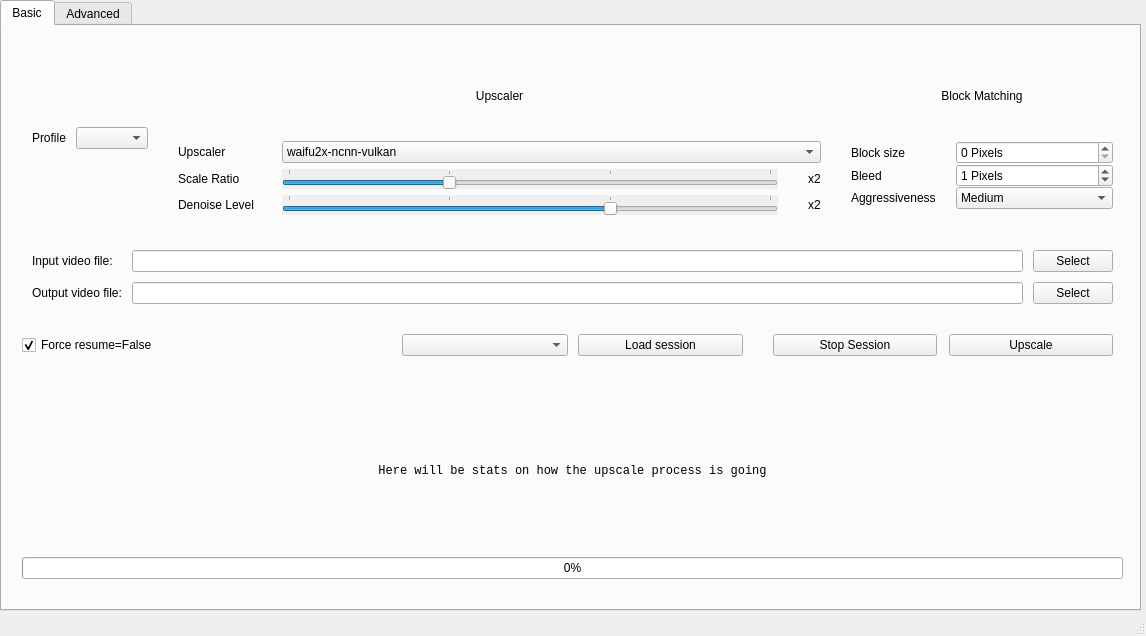
<?xml version="1.0" encoding="UTF-8"?>
<ui version="4.0">
 <class>MainWindow</class>
 <widget class="QMainWindow" name="MainWindow">
  <property name="geometry">
   <rect>
    <x>0</x>
    <y>0</y>
    <width>1146</width>
    <height>636</height>
   </rect>
  </property>
  <property name="mouseTracking">
   <bool>false</bool>
  </property>
  <property name="windowTitle">
   <string>Dandere2x</string>
  </property>
  <widget class="QWidget" name="centralwidget">
   <widget class="QTabWidget" name="tabWidget">
    <property name="geometry">
     <rect>
      <x>0</x>
      <y>0</y>
      <width>1141</width>
      <height>611</height>
     </rect>
    </property>
    <property name="currentIndex">
     <number>0</number>
    </property>
    <property name="usesScrollButtons">
     <bool>true</bool>
    </property>
    <widget class="QWidget" name="tab_3">
     <attribute name="title">
      <string>Basic</string>
     </attribute>
     <widget class="QWidget" name="verticalLayoutWidget_6">
      <property name="geometry">
       <rect>
        <x>0</x>
        <y>0</y>
        <width>1141</width>
        <height>573</height>
       </rect>
      </property>
      <layout class="QVBoxLayout" name="verticalLayout_6">
       <property name="spacing">
        <number>10</number>
       </property>
       <property name="margin">
        <number>10</number>
       </property>
       <item>
        <layout class="QHBoxLayout" name="horizontalLayout_6">
         <property name="margin">
          <number>10</number>
         </property>
         <item>
          <layout class="QHBoxLayout" name="horizontalLayout_5">
           <property name="margin">
            <number>10</number>
           </property>
           <item>
            <widget class="QLabel" name="label_14">
             <property name="text">
              <string>Profile</string>
             </property>
            </widget>
           </item>
           <item>
            <widget class="QComboBox" name="profile">
             <property name="toolTip">
              <string>&lt;html&gt;&lt;head/&gt;&lt;body&gt;&lt;p&gt;Which profile to configure this GUI settings on (basically a preset), see &amp;quot;profiles&amp;quot; directory for adding, modifying, removing.&lt;/p&gt;&lt;/body&gt;&lt;/html&gt;</string>
             </property>
             <property name="sizeAdjustPolicy">
              <enum>QComboBox::AdjustToContentsOnFirstShow</enum>
             </property>
            </widget>
           </item>
          </layout>
         </item>
         <item>
          <layout class="QVBoxLayout" name="verticalLayout_3">
           <property name="spacing">
            <number>6</number>
           </property>
           <property name="margin">
            <number>10</number>
           </property>
           <item>
            <widget class="QLabel" name="label_13">
             <property name="enabled">
              <bool>true</bool>
             </property>
             <property name="text">
              <string>Upscaler</string>
             </property>
             <property name="scaledContents">
              <bool>false</bool>
             </property>
             <property name="alignment">
              <set>Qt::AlignCenter</set>
             </property>
             <property name="wordWrap">
              <bool>false</bool>
             </property>
             <property name="margin">
              <number>-1</number>
             </property>
             <property name="indent">
              <number>-1</number>
             </property>
            </widget>
           </item>
           <item>
            <layout class="QFormLayout" name="formLayout">
             <property name="horizontalSpacing">
              <number>28</number>
             </property>
             <item row="0" column="0">
              <widget class="QLabel" name="label">
               <property name="text">
                <string>Upscaler</string>
               </property>
              </widget>
             </item>
             <item row="0" column="1">
              <widget class="QComboBox" name="upscaler">
               <property name="toolTip">
                <string>&lt;html&gt;&lt;head/&gt;&lt;body&gt;&lt;p&gt;The upscaler Dandere2x will use.&lt;/p&gt;&lt;p&gt;Please have it either downloaded into externals (Windows + Linux) or installed on your system (Linux) before using it.&lt;/p&gt;&lt;p&gt;For anime Waifu2x works better.&lt;/p&gt;&lt;p&gt;RealSR is painfully slow.&lt;/p&gt;&lt;p&gt;SRMD is a &amp;quot;20%~ faster Waifu2x&amp;quot; with less detail overhaul but with denoise=10 the images are butter smooth. USE BLEED=2 AT MINIMUM WITH SRMD. &lt;/p&gt;&lt;p&gt;See wiki on upscalers on main repository page for more information.&lt;/p&gt;&lt;/body&gt;&lt;/html&gt;</string>
               </property>
               <property name="editable">
                <bool>false</bool>
               </property>
               <item>
                <property name="text">
                 <string>waifu2x-ncnn-vulkan</string>
                </property>
               </item>
               <item>
                <property name="text">
                 <string>waifu2x-converter-cpp</string>
                </property>
               </item>
               <item>
                <property name="text">
                 <string>srmd-ncnn-vulkan</string>
                </property>
               </item>
               <item>
                <property name="text">
                 <string>realsr-ncnn-vulkan</string>
                </property>
               </item>
               <item>
                <property name="text">
                 <string>fake</string>
                </property>
               </item>
              </widget>
             </item>
             <item row="1" column="0">
              <widget class="QLabel" name="label_2">
               <property name="text">
                <string>Scale Ratio</string>
               </property>
              </widget>
             </item>
             <item row="1" column="1">
              <layout class="QHBoxLayout" name="horizontalLayout">
               <property name="spacing">
                <number>30</number>
               </property>
               <item>
                <widget class="QSlider" name="upscale_ratio">
                 <property name="acceptDrops">
                  <bool>false</bool>
                 </property>
                 <property name="toolTip">
                  <string>&lt;html&gt;&lt;head/&gt;&lt;body&gt;&lt;p&gt;Upscale ratio the upscaler will upscale.&lt;/p&gt;&lt;p&gt;This slider will auto limit itself based on which upscaler you choose.&lt;/p&gt;&lt;p&gt;&lt;br/&gt;&lt;/p&gt;&lt;/body&gt;&lt;/html&gt;</string>
                 </property>
                 <property name="autoFillBackground">
                  <bool>true</bool>
                 </property>
                 <property name="minimum">
                  <number>1</number>
                 </property>
                 <property name="maximum">
                  <number>4</number>
                 </property>
                 <property name="pageStep">
                  <number>1</number>
                 </property>
                 <property name="value">
                  <number>2</number>
                 </property>
                 <property name="orientation">
                  <enum>Qt::Horizontal</enum>
                 </property>
                 <property name="tickPosition">
                  <enum>QSlider::TicksAbove</enum>
                 </property>
                </widget>
               </item>
               <item>
                <widget class="QLabel" name="upscale_label">
                 <property name="text">
                  <string>x2</string>
                 </property>
                </widget>
               </item>
              </layout>
             </item>
             <item row="2" column="0">
              <widget class="QLabel" name="label_3">
               <property name="text">
                <string>Denoise Level</string>
               </property>
              </widget>
             </item>
             <item row="2" column="1">
              <layout class="QHBoxLayout" name="horizontalLayout_2">
               <property name="spacing">
                <number>30</number>
               </property>
               <item>
                <widget class="QSlider" name="denoise_level">
                 <property name="acceptDrops">
                  <bool>false</bool>
                 </property>
                 <property name="toolTip">
                  <string>&lt;html&gt;&lt;head/&gt;&lt;body&gt;&lt;p&gt;Denoise level (if any) the upscaler will use.&lt;/p&gt;&lt;p&gt;This slider auto limits itself based on the upscaler you use.&lt;/p&gt;&lt;p&gt;Higher values generally speaking yields more plastic images while lower values less smooth edges and more &amp;quot;detail&amp;quot;.&lt;/p&gt;&lt;p&gt;See wiki on settings on main repository page for more information.&lt;/p&gt;&lt;p&gt;&lt;br/&gt;&lt;/p&gt;&lt;/body&gt;&lt;/html&gt;</string>
                 </property>
                 <property name="autoFillBackground">
                  <bool>true</bool>
                 </property>
                 <property name="maximum">
                  <number>3</number>
                 </property>
                 <property name="pageStep">
                  <number>1</number>
                 </property>
                 <property name="value">
                  <number>2</number>
                 </property>
                 <property name="sliderPosition">
                  <number>2</number>
                 </property>
                 <property name="orientation">
                  <enum>Qt::Horizontal</enum>
                 </property>
                 <property name="invertedAppearance">
                  <bool>false</bool>
                 </property>
                 <property name="invertedControls">
                  <bool>false</bool>
                 </property>
                 <property name="tickPosition">
                  <enum>QSlider::TicksAbove</enum>
                 </property>
                 <property name="tickInterval">
                  <number>0</number>
                 </property>
                </widget>
               </item>
               <item>
                <widget class="QLabel" name="denoise_label">
                 <property name="text">
                  <string>x2</string>
                 </property>
                </widget>
               </item>
              </layout>
             </item>
            </layout>
           </item>
          </layout>
         </item>
         <item>
          <layout class="QVBoxLayout" name="verticalLayout_2">
           <property name="spacing">
            <number>6</number>
           </property>
           <property name="margin">
            <number>10</number>
           </property>
           <item>
            <widget class="QLabel" name="label_12">
             <property name="text">
              <string>Block Matching</string>
             </property>
             <property name="alignment">
              <set>Qt::AlignCenter</set>
             </property>
            </widget>
           </item>
           <item>
            <layout class="QFormLayout" name="formLayout_2">
             <property name="horizontalSpacing">
              <number>20</number>
             </property>
             <property name="verticalSpacing">
              <number>0</number>
             </property>
             <item row="0" column="0">
              <widget class="QLabel" name="label_5">
               <property name="text">
                <string>Block size</string>
               </property>
              </widget>
             </item>
             <item row="0" column="1">
              <widget class="QSpinBox" name="block_size">
               <property name="toolTip">
                <string>&lt;html&gt;&lt;head/&gt;&lt;body&gt;&lt;p&gt;What block size Dandere2x will split and process the video on.&lt;/p&gt;&lt;p&gt;Number 0 is &amp;quot;auto&amp;quot; block size.&lt;/p&gt;&lt;p&gt;See wiki on settings on main repository page for more information&lt;/p&gt;&lt;/body&gt;&lt;/html&gt;</string>
               </property>
               <property name="autoFillBackground">
                <bool>false</bool>
               </property>
               <property name="suffix">
                <string> Pixels</string>
               </property>
               <property name="minimum">
                <number>0</number>
               </property>
               <property name="maximum">
                <number>100000</number>
               </property>
              </widget>
             </item>
             <item row="1" column="0">
              <widget class="QLabel" name="label_8">
               <property name="text">
                <string>Bleed</string>
               </property>
              </widget>
             </item>
             <item row="1" column="1">
              <widget class="QSpinBox" name="bleed">
               <property name="toolTip">
                <string>&lt;html&gt;&lt;head/&gt;&lt;body&gt;&lt;p&gt;An &amp;quot;over crop&amp;quot; of the block, prevents blockiness.&lt;/p&gt;&lt;p&gt;Values should not be set higher than 3 generally.&lt;/p&gt;&lt;p&gt;Increases upscale times exponentially.&lt;/p&gt;&lt;p&gt;See wiki on settings on main repository page for more information.&lt;/p&gt;&lt;p&gt;&lt;br/&gt;&lt;/p&gt;&lt;/body&gt;&lt;/html&gt;</string>
               </property>
               <property name="suffix">
                <string> Pixels</string>
               </property>
               <property name="maximum">
                <number>10</number>
               </property>
               <property name="value">
                <number>1</number>
               </property>
              </widget>
             </item>
             <item row="2" column="0">
              <widget class="QLabel" name="label_19">
               <property name="text">
                <string>Aggressiveness</string>
               </property>
              </widget>
             </item>
             <item row="2" column="1">
              <widget class="QComboBox" name="aggressiveness">
               <property name="toolTip">
                <string>&lt;html&gt;&lt;head/&gt;&lt;body&gt;&lt;p&gt;How aggressive the block matching is, if you have a slowly moving video, a higher value is recommended, with more static videos such as anime or cartoon, medium or low should do it.&lt;/p&gt;&lt;p&gt;Heavily impacts final quality and upscale time, lower values can make blocks very visible and annoying.&lt;/p&gt;&lt;p&gt;Custom values let you chose its aggressiveness on the advanced tab.&lt;/p&gt;&lt;p&gt;&amp;quot;Medium&amp;quot; should be good in a general context.&lt;br/&gt;&lt;/p&gt;&lt;/body&gt;&lt;/html&gt;</string>
               </property>
               <property name="editable">
                <bool>false</bool>
               </property>
               <property name="currentText" stdset="0">
                <string>Medium</string>
               </property>
               <property name="currentIndex">
                <number>1</number>
               </property>
               <item>
                <property name="text">
                 <string>High</string>
                </property>
               </item>
               <item>
                <property name="text">
                 <string>Medium</string>
                </property>
               </item>
               <item>
                <property name="text">
                 <string>Low</string>
                </property>
               </item>
               <item>
                <property name="text">
                 <string>Custom (advanced tab)</string>
                </property>
               </item>
              </widget>
             </item>
            </layout>
           </item>
          </layout>
         </item>
        </layout>
       </item>
       <item>
        <layout class="QGridLayout" name="gridLayout">
         <property name="leftMargin">
          <number>20</number>
         </property>
         <property name="rightMargin">
          <number>20</number>
         </property>
         <item row="0" column="0">
          <widget class="QLabel" name="label_10">
           <property name="text">
            <string>Input video file:</string>
           </property>
          </widget>
         </item>
         <item row="1" column="2">
          <widget class="QPushButton" name="select_output">
           <property name="toolTip">
            <string>Pop up to select the path for a video output</string>
           </property>
           <property name="text">
            <string>Select</string>
           </property>
          </widget>
         </item>
         <item row="1" column="1">
          <widget class="QLineEdit" name="output">
           <property name="toolTip">
            <string>Output (final) video save location path</string>
           </property>
           <property name="text">
            <string/>
           </property>
           <property name="alignment">
            <set>Qt::AlignLeading|Qt::AlignLeft|Qt::AlignVCenter</set>
           </property>
          </widget>
         </item>
         <item row="1" column="0">
          <widget class="QLabel" name="label_11">
           <property name="text">
            <string>Output video file:</string>
           </property>
          </widget>
         </item>
         <item row="0" column="2">
          <widget class="QPushButton" name="select_input">
           <property name="toolTip">
            <string>Pop up to select the path for a video input</string>
           </property>
           <property name="text">
            <string>Select</string>
           </property>
          </widget>
         </item>
         <item row="0" column="1">
          <widget class="QLineEdit" name="input">
           <property name="toolTip">
            <string>Input video path</string>
           </property>
           <property name="alignment">
            <set>Qt::AlignLeading|Qt::AlignLeft|Qt::AlignVCenter</set>
           </property>
          </widget>
         </item>
        </layout>
       </item>
       <item>
        <layout class="QHBoxLayout" name="horizontalLayout_7">
         <property name="spacing">
          <number>10</number>
         </property>
         <property name="margin">
          <number>10</number>
         </property>
         <item>
          <widget class="QCheckBox" name="force">
           <property name="toolTip">
            <string>&lt;html&gt;&lt;head/&gt;&lt;body&gt;&lt;p&gt;When clicking on &amp;quot;Upscale&amp;quot;, delete the session folder with the video filename if it exists, for resuming preferably use the Load Session button.&lt;/p&gt;&lt;p&gt;If you have this option off and input a video filename which already exists a session folder, it'll try to resume it.&lt;/p&gt;&lt;/body&gt;&lt;/html&gt;</string>
           </property>
           <property name="text">
            <string>Force resume=False</string>
           </property>
           <property name="checked">
            <bool>true</bool>
           </property>
          </widget>
         </item>
         <item>
          <layout class="QHBoxLayout" name="horizontalLayout_3">
           <property name="margin">
            <number>10</number>
           </property>
           <item>
            <widget class="QComboBox" name="available_resume_session">
             <property name="toolTip">
              <string>&lt;html&gt;&lt;head/&gt;&lt;body&gt;&lt;p&gt;Found resumable sessions on sessions_folder set on directories.yaml.&lt;/p&gt;&lt;p&gt;Click the Load Session button to resume the one listed on this combobox.&lt;/p&gt;&lt;/body&gt;&lt;/html&gt;</string>
             </property>
            </widget>
           </item>
           <item>
            <widget class="QPushButton" name="load_session">
             <property name="enabled">
              <bool>true</bool>
             </property>
             <property name="toolTip">
              <string>&lt;html&gt;&lt;head/&gt;&lt;body&gt;&lt;p&gt;Tries to resume the listed session on the combobox at the left.&lt;/p&gt;&lt;p&gt;&amp;quot;null&amp;quot; is None, ignore, don't resume anything.&lt;/p&gt;&lt;/body&gt;&lt;/html&gt;</string>
             </property>
             <property name="text">
              <string>Load session</string>
             </property>
             <property name="checkable">
              <bool>false</bool>
             </property>
            </widget>
           </item>
          </layout>
         </item>
         <item>
          <layout class="QHBoxLayout" name="horizontalLayout_8">
           <property name="spacing">
            <number>12</number>
           </property>
           <property name="margin">
            <number>10</number>
           </property>
           <item>
            <widget class="QPushButton" name="stop_session">
             <property name="enabled">
              <bool>true</bool>
             </property>
             <property name="toolTip">
              <string>&lt;html&gt;&lt;head/&gt;&lt;body&gt;&lt;p&gt;Stops the current session and saves progress.&lt;/p&gt;&lt;p&gt;WARNING: Don't stop too early because FFmpeg takes a bit to write the first bit of the images piped video and it will destroy the current buffer if it didn't &amp;quot;flushed&amp;quot; the starting ones into the partial video.&lt;/p&gt;&lt;p&gt;In other words, check if the size of $session$/partial/biggest_number.mkv is at least 100 kB or so.&lt;/p&gt;&lt;p&gt;This is an acknowledged issue regarding the partials video. Solution or research needed.&lt;/p&gt;&lt;/body&gt;&lt;/html&gt;</string>
             </property>
             <property name="text">
              <string>Stop Session</string>
             </property>
             <property name="checkable">
              <bool>false</bool>
             </property>
            </widget>
           </item>
           <item>
            <widget class="QPushButton" name="start_session">
             <property name="toolTip">
              <string>With the settings configured on this GUI, start a session, its name will be the filename of the input video.</string>
             </property>
             <property name="text">
              <string>Upscale</string>
             </property>
             <property name="checkable">
              <bool>false</bool>
             </property>
             <property name="checked">
              <bool>false</bool>
             </property>
            </widget>
           </item>
          </layout>
         </item>
        </layout>
       </item>
       <item>
        <layout class="QVBoxLayout" name="verticalLayout_12">
         <property name="margin">
          <number>10</number>
         </property>
         <item>
          <widget class="QLabel" name="stats">
           <property name="font">
            <font>
             <family>Monospace</family>
            </font>
           </property>
           <property name="frameShape">
            <enum>QFrame::NoFrame</enum>
           </property>
           <property name="text">
            <string>&lt;html&gt;&lt;head/&gt;&lt;body&gt;&lt;p&gt;&lt;br/&gt;&lt;/p&gt;&lt;p&gt;Here will be stats on how the upscale process is going&lt;/p&gt;&lt;p&gt;&lt;br/&gt;&lt;/p&gt;&lt;/body&gt;&lt;/html&gt;</string>
           </property>
           <property name="alignment">
            <set>Qt::AlignCenter</set>
           </property>
          </widget>
         </item>
         <item>
          <widget class="QProgressBar" name="progress_bar">
           <property name="enabled">
            <bool>true</bool>
           </property>
           <property name="value">
            <number>0</number>
           </property>
          </widget>
         </item>
        </layout>
       </item>
      </layout>
     </widget>
    </widget>
    <widget class="QWidget" name="tab_4">
     <attribute name="title">
      <string>Advanced</string>
     </attribute>
     <widget class="QWidget" name="verticalLayoutWidget_7">
      <property name="geometry">
       <rect>
        <x>0</x>
        <y>0</y>
        <width>401</width>
        <height>305</height>
       </rect>
      </property>
      <layout class="QVBoxLayout" name="verticalLayout_7">
       <property name="margin">
        <number>10</number>
       </property>
       <item>
        <widget class="QLabel" name="label_18">
         <property name="text">
          <string>Block Matching / Dandere2x C++</string>
         </property>
         <property name="alignment">
          <set>Qt::AlignCenter</set>
         </property>
        </widget>
       </item>
       <item>
        <layout class="QFormLayout" name="formLayout_4">
         <property name="margin">
          <number>10</number>
         </property>
         <item row="0" column="0">
          <widget class="QLabel" name="label_6">
           <property name="text">
            <string>Dark threshold</string>
           </property>
          </widget>
         </item>
         <item row="0" column="1">
          <widget class="QDoubleSpinBox" name="dark_threshold">
           <property name="toolTip">
            <string>&lt;html&gt;&lt;head/&gt;&lt;body&gt;&lt;p&gt;Can only be set if aggressiveness is Custom.&lt;/p&gt;&lt;p&gt;See wiki on settings for more information, too complex to explain here.&lt;/p&gt;&lt;/body&gt;&lt;/html&gt;</string>
           </property>
           <property name="decimals">
            <number>4</number>
           </property>
           <property name="singleStep">
            <double>0.001000000000000</double>
           </property>
           <property name="value">
            <double>0.010000000000000</double>
           </property>
          </widget>
         </item>
         <item row="1" column="0">
          <widget class="QLabel" name="label_7">
           <property name="text">
            <string>Bright threshold</string>
           </property>
          </widget>
         </item>
         <item row="1" column="1">
          <widget class="QDoubleSpinBox" name="bright_threshold">
           <property name="toolTip">
            <string>&lt;html&gt;&lt;head/&gt;&lt;body&gt;&lt;p&gt;Can only be set if aggressiveness is Custom.&lt;/p&gt;&lt;p&gt;&lt;br/&gt;&lt;/p&gt;&lt;p&gt;See wiki on settings for more information, too complex to explain here.&lt;/p&gt;&lt;/body&gt;&lt;/html&gt;</string>
           </property>
           <property name="decimals">
            <number>4</number>
           </property>
           <property name="singleStep">
            <double>0.001000000000000</double>
           </property>
           <property name="value">
            <double>0.015000000000000</double>
           </property>
          </widget>
         </item>
         <item row="2" column="0">
          <widget class="QLabel" name="label_9">
           <property name="text">
            <string>Full frame threshold</string>
           </property>
          </widget>
         </item>
         <item row="2" column="1">
          <widget class="QDoubleSpinBox" name="fullframe_threshold">
           <property name="toolTip">
            <string>&lt;html&gt;&lt;head/&gt;&lt;body&gt;&lt;p&gt;If the residual &amp;quot;area&amp;quot; compared to the video frame &amp;quot;area&amp;quot; is at least this percentage, upscale the whole frame rather than building a residual.&lt;/p&gt;&lt;p&gt;If a frame 100x100 have a residual that is 120x120 because bleed, the residual will be the 100x100 frame itself because its area is bigger because bleed.&lt;/p&gt;&lt;p&gt;&amp;quot;0&amp;quot; can be seen as &amp;quot;full video frame by frame upscaled&amp;quot; as every frame will be considered &amp;quot;full upscale&amp;quot; needed as they are more than &amp;quot;at least 0%&amp;quot; of the area of the frame except when copying the last one.&lt;/p&gt;&lt;p&gt;&lt;br/&gt;&lt;/p&gt;&lt;/body&gt;&lt;/html&gt;</string>
           </property>
           <property name="suffix">
            <string> %</string>
           </property>
           <property name="decimals">
            <number>1</number>
           </property>
           <property name="minimum">
            <double>-1.000000000000000</double>
           </property>
           <property name="maximum">
            <double>100.000000000000000</double>
           </property>
           <property name="value">
            <double>80.000000000000000</double>
           </property>
          </widget>
         </item>
        </layout>
       </item>
       <item>
        <layout class="QVBoxLayout" name="verticalLayout">
         <property name="margin">
          <number>10</number>
         </property>
         <item>
          <widget class="QCheckBox" name="only_run_dandere2x_cpp">
           <property name="toolTip">
            <string>&lt;html&gt;&lt;head/&gt;&lt;body&gt;&lt;p&gt;On Dandere2x.run function, just call Dandere2x C++ and nothing else, wait for it to finish and quit.&lt;/p&gt;&lt;p&gt;Used for debugging / fun times with Dandere2x block matching.&lt;/p&gt;&lt;/body&gt;&lt;/html&gt;</string>
           </property>
           <property name="text">
            <string>Only run Dandere2x C++</string>
           </property>
          </widget>
         </item>
         <item>
          <widget class="QCheckBox" name="write_debug_video">
           <property name="toolTip">
            <string>&lt;html&gt;&lt;head/&gt;&lt;body&gt;&lt;p&gt;Write the debug video block matching process on the session folder of that input video.&lt;/p&gt;&lt;/body&gt;&lt;/html&gt;</string>
           </property>
           <property name="text">
            <string>Write debug video</string>
           </property>
          </widget>
         </item>
         <item>
          <widget class="QCheckBox" name="show_debug_video_realtime">
           <property name="toolTip">
            <string>&lt;html&gt;&lt;head/&gt;&lt;body&gt;&lt;p&gt;Show the block matching realtime and the last_matched frame as well.&lt;/p&gt;&lt;p&gt;Will block OpenCV to block match faster than the video fps.&lt;/p&gt;&lt;/body&gt;&lt;/html&gt;</string>
           </property>
           <property name="text">
            <string>Show debug video realtime</string>
           </property>
          </widget>
         </item>
         <item>
          <widget class="QCheckBox" name="show_block_matching_stats">
           <property name="toolTip">
            <string>&lt;html&gt;&lt;head/&gt;&lt;body&gt;&lt;p&gt;On the shell and status messages of the GUI, show block matching status such as total blocks, don't need upscaling, need upscaling about the video.&lt;/p&gt;&lt;/body&gt;&lt;/html&gt;</string>
           </property>
           <property name="text">
            <string>Show block matching full stats</string>
           </property>
          </widget>
         </item>
        </layout>
       </item>
      </layout>
     </widget>
     <widget class="QWidget" name="verticalLayoutWidget_8">
      <property name="geometry">
       <rect>
        <x>0</x>
        <y>310</y>
        <width>401</width>
        <height>110</height>
       </rect>
      </property>
      <layout class="QVBoxLayout" name="verticalLayout_8">
       <property name="spacing">
        <number>10</number>
       </property>
       <property name="margin">
        <number>10</number>
       </property>
       <item>
        <widget class="QLabel" name="label_20">
         <property name="enabled">
          <bool>true</bool>
         </property>
         <property name="text">
          <string>Upscaler</string>
         </property>
         <property name="scaledContents">
          <bool>false</bool>
         </property>
         <property name="alignment">
          <set>Qt::AlignCenter</set>
         </property>
         <property name="wordWrap">
          <bool>false</bool>
         </property>
         <property name="margin">
          <number>-1</number>
         </property>
         <property name="indent">
          <number>-1</number>
         </property>
        </widget>
       </item>
       <item>
        <layout class="QFormLayout" name="formLayout_6">
         <item row="0" column="0">
          <widget class="QLabel" name="label_4">
           <property name="text">
            <string>Tile Size</string>
           </property>
          </widget>
         </item>
         <item row="0" column="1">
          <widget class="QSpinBox" name="tile_size">
           <property name="toolTip">
            <string>&lt;html&gt;&lt;head/&gt;&lt;body&gt;&lt;p&gt;Tile size if the upscaler utilizes it, generally speaking higher values = more speed* and higher video memory usage.&lt;/p&gt;&lt;p&gt;Tile size = 200 (default) utilizes about 1 GB VRAM and about the same speed as tile size = 400 which uses about 4 GB.&lt;/p&gt;&lt;p&gt;&lt;br/&gt;&lt;/p&gt;&lt;p&gt;* the speed gains are a bit similar to a sigmoid function, bad speed on lower values that speeds up quite fast on low jumps on values and stagnates with few to none performance gain between a medium - high value. Search this function graph, interpret it as X = tile size and Y = speed of upscaling a image (higher = better)&lt;/p&gt;&lt;/body&gt;&lt;/html&gt;</string>
           </property>
           <property name="suffix">
            <string> Pixels</string>
           </property>
           <property name="maximum">
            <number>1000</number>
           </property>
           <property name="value">
            <number>200</number>
           </property>
          </widget>
         </item>
         <item row="1" column="0">
          <widget class="QLabel" name="label_26">
           <property name="toolTip">
            <string>Only applied on nihui's upscalers</string>
           </property>
           <property name="text">
            <string>load:proc:save</string>
           </property>
          </widget>
         </item>
         <item row="1" column="1">
          <widget class="QLineEdit" name="load_proc_save">
           <property name="toolTip">
            <string>&lt;html&gt;&lt;head/&gt;&lt;body&gt;&lt;p&gt;nihui's upscalers implementation using the ncnn toolkit have this option of load threads, process threads and save threads.&lt;/p&gt;&lt;p&gt;On the repos of them a value of 4:4:4 is recommended for many small images.&lt;/p&gt;&lt;/body&gt;&lt;/html&gt;</string>
           </property>
           <property name="text">
            <string>4:4:4</string>
           </property>
          </widget>
         </item>
        </layout>
       </item>
      </layout>
     </widget>
     <widget class="QWidget" name="verticalLayoutWidget_9">
      <property name="geometry">
       <rect>
        <x>400</x>
        <y>0</y>
        <width>738</width>
        <height>214</height>
       </rect>
      </property>
      <layout class="QVBoxLayout" name="verticalLayout_9">
       <property name="spacing">
        <number>10</number>
       </property>
       <property name="margin">
        <number>10</number>
       </property>
       <item>
        <widget class="QLabel" name="label_21">
         <property name="enabled">
          <bool>true</bool>
         </property>
         <property name="text">
          <string>FFmpeg / libx264</string>
         </property>
         <property name="scaledContents">
          <bool>false</bool>
         </property>
         <property name="alignment">
          <set>Qt::AlignCenter</set>
         </property>
         <property name="wordWrap">
          <bool>false</bool>
         </property>
         <property name="margin">
          <number>-1</number>
         </property>
         <property name="indent">
          <number>-1</number>
         </property>
        </widget>
       </item>
       <item>
        <layout class="QVBoxLayout" name="verticalLayout_10">
         <property name="margin">
          <number>10</number>
         </property>
         <item>
          <layout class="QFormLayout" name="formLayout_5">
           <property name="horizontalSpacing">
            <number>10</number>
           </property>
           <property name="margin">
            <number>10</number>
           </property>
           <item row="0" column="0">
            <widget class="QLabel" name="label_22">
             <property name="text">
              <string>Deblock filter</string>
             </property>
             <property name="indent">
              <number>0</number>
             </property>
            </widget>
           </item>
           <item row="0" column="1">
            <widget class="QComboBox" name="deblock_filter">
             <property name="toolTip">
              <string>&lt;html&gt;&lt;head/&gt;&lt;body&gt;&lt;p&gt;I don't have any clue how to build a filter like this.&lt;/p&gt;&lt;p&gt;Other suggestions on filters are open, mainly for different profiles like one that might work better on IRL footage or reduce even more anime blockiness.&lt;/p&gt;&lt;/body&gt;&lt;/html&gt;</string>
             </property>
             <property name="editable">
              <bool>true</bool>
             </property>
             <item>
              <property name="text">
               <string>pp=hb/vb/dr/fq|32, deband=range=22:blur=false</string>
              </property>
             </item>
             <item>
              <property name="text">
               <string>deband=range=8:blur=false, pp7=qp=2:mode=medium</string>
              </property>
             </item>
             <item>
              <property name="text">
               <string>deband=range=8:blur=false, pp7=qp=2:mode=medium, unsharp</string>
              </property>
             </item>
            </widget>
           </item>
           <item row="1" column="0">
            <widget class="QLabel" name="label_23">
             <property name="text">
              <string>x264 preset</string>
             </property>
            </widget>
           </item>
           <item row="1" column="1">
            <widget class="QComboBox" name="x264_preset">
             <property name="toolTip">
              <string>&lt;html&gt;&lt;head/&gt;&lt;body&gt;&lt;p&gt;x264 preset to encode the partial videos.&lt;/p&gt;&lt;p&gt;Search for &amp;quot;ffmpeg encode h264&amp;quot;, you'll find a guide.&lt;/p&gt;&lt;/body&gt;&lt;/html&gt;</string>
             </property>
             <property name="currentText" stdset="0">
              <string>slow</string>
             </property>
             <property name="currentIndex">
              <number>6</number>
             </property>
             <item>
              <property name="text">
               <string>ultrafast</string>
              </property>
             </item>
             <item>
              <property name="text">
               <string>superfast</string>
              </property>
             </item>
             <item>
              <property name="text">
               <string>veryfast</string>
              </property>
             </item>
             <item>
              <property name="text">
               <string>faster</string>
              </property>
             </item>
             <item>
              <property name="text">
               <string>fast</string>
              </property>
             </item>
             <item>
              <property name="text">
               <string>medium</string>
              </property>
             </item>
             <item>
              <property name="text">
               <string>slow</string>
              </property>
             </item>
             <item>
              <property name="text">
               <string>slower</string>
              </property>
             </item>
             <item>
              <property name="text">
               <string>veryslow</string>
              </property>
             </item>
             <item>
              <property name="text">
               <string>placebo</string>
              </property>
             </item>
            </widget>
           </item>
           <item row="2" column="0">
            <widget class="QLabel" name="label_24">
             <property name="text">
              <string>x264 tune</string>
             </property>
            </widget>
           </item>
           <item row="2" column="1">
            <widget class="QComboBox" name="x264_tune">
             <property name="toolTip">
              <string>&lt;html&gt;&lt;head/&gt;&lt;body&gt;&lt;p&gt;x264 preset to &amp;quot;tune&amp;quot; the partial videos encoding.&lt;/p&gt;&lt;p&gt;Search for &amp;quot;ffmpeg encode h264&amp;quot;, you'll find a guide.&lt;/p&gt;&lt;/body&gt;&lt;/html&gt;</string>
             </property>
             <property name="currentText" stdset="0">
              <string>null</string>
             </property>
             <property name="currentIndex">
              <number>0</number>
             </property>
             <item>
              <property name="text">
               <string>null</string>
              </property>
             </item>
             <item>
              <property name="text">
               <string>film</string>
              </property>
             </item>
             <item>
              <property name="text">
               <string>animation</string>
              </property>
             </item>
             <item>
              <property name="text">
               <string>grain</string>
              </property>
             </item>
             <item>
              <property name="text">
               <string>stillimage</string>
              </property>
             </item>
             <item>
              <property name="text">
               <string>fastdecode</string>
              </property>
             </item>
             <item>
              <property name="text">
               <string>zerolatency</string>
              </property>
             </item>
             <item>
              <property name="text">
               <string>psnr</string>
              </property>
             </item>
             <item>
              <property name="text">
               <string>ssim</string>
              </property>
             </item>
            </widget>
           </item>
           <item row="3" column="0">
            <widget class="QLabel" name="label_25">
             <property name="text">
              <string>x264 CRF</string>
             </property>
            </widget>
           </item>
           <item row="3" column="1">
            <widget class="QSpinBox" name="x264_crf">
             <property name="toolTip">
              <string>&lt;html&gt;&lt;head/&gt;&lt;body&gt;&lt;p&gt;x264 CRF - Constant Rate Factor.&lt;/p&gt;&lt;p&gt;Ranges for 0-51, 0 being lossless and 51 the worst quality possible.&lt;/p&gt;&lt;p&gt;Search for &amp;quot;ffmpeg encode h264&amp;quot;, you'll find a guide.&lt;/p&gt;&lt;/body&gt;&lt;/html&gt;</string>
             </property>
             <property name="maximum">
              <number>51</number>
             </property>
             <property name="value">
              <number>17</number>
             </property>
            </widget>
           </item>
          </layout>
         </item>
        </layout>
       </item>
      </layout>
     </widget>
     <widget class="QWidget" name="verticalLayoutWidget_11">
      <property name="geometry">
       <rect>
        <x>110</x>
        <y>420</y>
        <width>171</width>
        <height>71</height>
       </rect>
      </property>
      <layout class="QVBoxLayout" name="verticalLayout_11">
       <property name="spacing">
        <number>10</number>
       </property>
       <property name="margin">
        <number>10</number>
       </property>
       <item>
        <widget class="QLabel" name="label_27">
         <property name="enabled">
          <bool>true</bool>
         </property>
         <property name="text">
          <string>Linux</string>
         </property>
         <property name="scaledContents">
          <bool>false</bool>
         </property>
         <property name="alignment">
          <set>Qt::AlignCenter</set>
         </property>
         <property name="wordWrap">
          <bool>false</bool>
         </property>
         <property name="margin">
          <number>-1</number>
         </property>
         <property name="indent">
          <number>-1</number>
         </property>
        </widget>
       </item>
       <item>
        <layout class="QFormLayout" name="formLayout_7">
         <item row="0" column="1">
          <widget class="QCheckBox" name="mesaaco">
           <property name="toolTip">
            <string>&lt;html&gt;&lt;head/&gt;&lt;body&gt;&lt;p&gt;Only AMD GPUS!!&lt;br/&gt;&lt;/p&gt;&lt;p&gt;Use RADV_PERFTEST=aco environment variable when calling the upscaler.&lt;/p&gt;&lt;p&gt;Potentially will crash RealSR, works fine for me on Waifu2x, SRmd.&lt;/p&gt;&lt;p&gt;Please have a compatible MESA driver that supports ACO, mainstream mesa 20 should do it.&lt;/p&gt;&lt;p&gt;&lt;br/&gt;The same happened on my tests and some users involved in testing this, speeds up about 80% to 100% the Waifu2x and SRmd upscaling time, if it'd took 10 seconds on RADV_PERFTEST=llvm, it'll take about 5.4 or so on RADV_PERFTEST=aco&lt;/p&gt;&lt;/body&gt;&lt;/html&gt;</string>
           </property>
           <property name="text">
            <string>Mesa use ACO</string>
           </property>
           <property name="checked">
            <bool>true</bool>
           </property>
          </widget>
         </item>
        </layout>
       </item>
      </layout>
     </widget>
    </widget>
   </widget>
  </widget>
  <widget class="QStatusBar" name="statusbar"/>
 </widget>
 <resources/>
 <connections/>
</ui>
